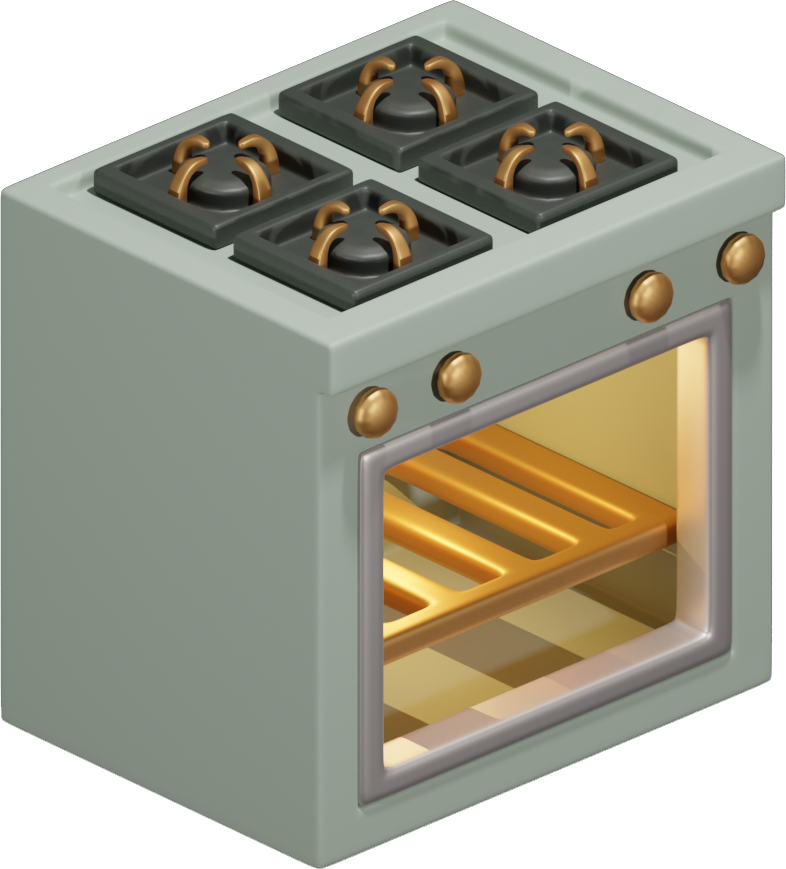
#> input picture assets/src/kitchen/2d_textures_free/baking_oven.png, 786 x 869 px
$ python -i sprite_common.py   (imports and definitions only)
#> lines starting #> are read from the running program, lines starting #| are printed output that depends on the picture; after the words box and inside, x2 and y2 are one past the last pixel; in counts of white or black regions, pixels touching at a corner belong together
"""Shared by gen_kitchen.py and gen_chest.py: run Blender, then crop and quantise.

Blender is the Windows install, driven from WSL. Paths handed to it go through
`wslpath -w`, and it writes its renders straight into a WSL temp directory.
Override the executable with BLENDER=/path/to/blender.
"""
import os
import shutil
import subprocess
import sys
import tempfile

import numpy as np
from PIL import Image

HERE = os.path.dirname(os.path.abspath(__file__))
ROOT = os.path.dirname(HERE)
BLENDER = os.environ.get(
    'BLENDER', '/mnt/c/Program Files/Blender Foundation/Blender 5.0/blender.exe')


def winpath(p):
    """A path Blender can open. Identity when Blender is a Linux build."""
    if not BLENDER.endswith('.exe'):
        return p
    return subprocess.check_output(['wslpath', '-w', p], text=True).strip()


def run_blender(script, args, done_marker):
    if not os.path.exists(BLENDER):
        raise SystemExit(f'Blender not found at {BLENDER} (set BLENDER=...)')
    cmd = [BLENDER, '-b', '--factory-startup', '-P', winpath(script), '--', *args]
    proc = subprocess.run(cmd, capture_output=True, text=True)
    out = proc.stdout + proc.stderr
    for line in out.splitlines():
        if line.startswith(('SPRITE', 'ROOM', 'Traceback', 'Error')) or 'Error:' in line:
            print('   ', line)
    if done_marker not in out:
        print(out[-4000:])
        raise SystemExit('Blender render failed')


def temp_dir():
    return tempfile.mkdtemp(prefix='wcg_render_')


def cleanup(d):
    shutil.rmtree(d, ignore_errors=True)


def fade_shadow_edges(im, px=70):
    """Fade SHADOW pixels to nothing near the frame edge.

    A cast shadow that runs off the render frame is otherwise cut with a hard straight
    edge. Shadow-catcher pixels are pure black at partial alpha, which is what tells
    them apart from the object (even its black iron is opaque)."""
#> called with px = 70
    a = np.asarray(im).astype(np.float32)
    h, w = a.shape[:2]
#> h = 869; w = 786
    ys, xs = np.mgrid[0:h, 0:w]
    edge = np.minimum(np.minimum(xs, w - 1 - xs), np.minimum(ys, h - 1 - ys))
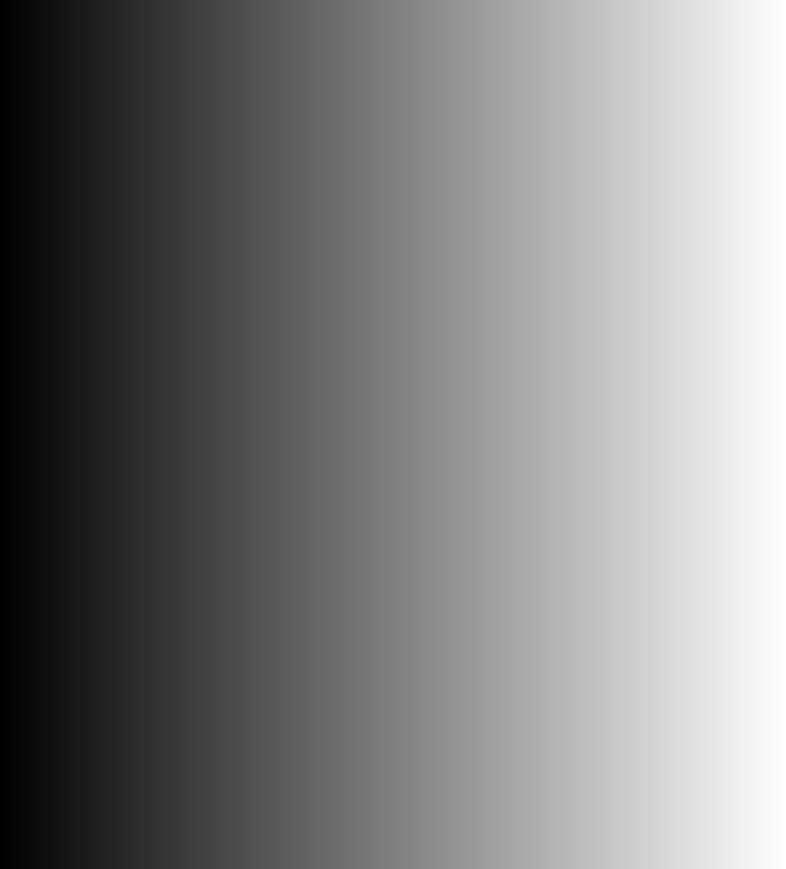
#> xs: shape (869, 786) int64; min 0, max 785, mean 392.5; drawn with min black and max white
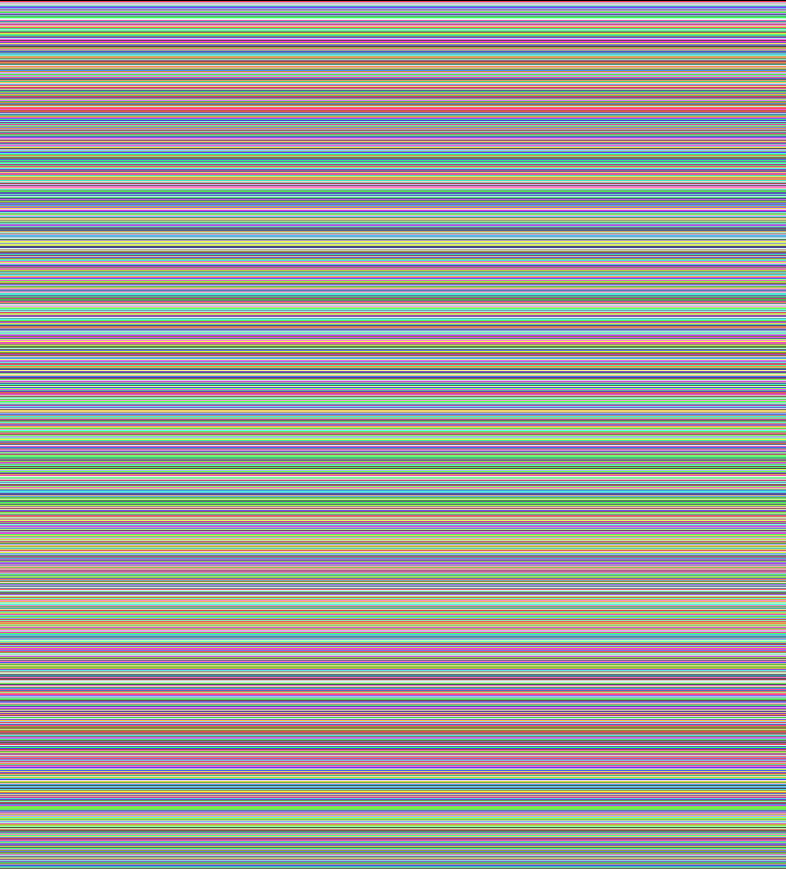
#> ys: shape (869, 786) int64; 869 distinct labels, from 0 to 868; one colour per label, 0 black
    k = np.clip(edge / px, 0, 1)
    k = k * k * (3 - 2 * k)
    shadow = (a[..., 3] < 235) & (a[..., :3].max(axis=2) < 28)
#> shadow: shape (869, 786) bool; every value is 0
    a[..., 3] = np.where(shadow, a[..., 3] * k, a[..., 3])
    return Image.fromarray(a.astype(np.uint8), 'RGBA')
#> returned value is the input picture: PIL image 786x869 RGBA; mean R, G, B, A 163.6, 161.7, 146.1, 201.1


def clear_transparent(q, mask):
    """Force `mask` pixels of a paletted image to one fully transparent entry.

    The octree quantiser folds transparent pixels into whichever palette entry is
    nearest, which carries an alpha of 2-7 — a haze over the whole crop that composites
    into a visible box round every sprite. One entry is made alpha 0 and every masked
    pixel is pointed at it."""
    idx = np.array(q)
    if not mask.any():
        return q
    pal = q.getpalette('RGBA')
    t = int(np.bincount(idx[mask].ravel()).argmax())
    pal[t * 4 + 3] = 0
    idx[mask] = t
    out = Image.fromarray(idx, 'P')
    out.putpalette(pal, 'RGBA')
    return out


def fix_file(path):
    """Apply clear_transparent to an already-written sprite."""
    q = Image.open(path)
    if q.mode != 'P':
        return
    a = np.asarray(q.convert('RGBA'))[..., 3]
    clear_transparent(q, a < 12).save(path, optimize=True)


def crop_quantise(src, dst, colours=256, pad=2):
    """Crop to the non-transparent area; returns (x0, y0, w, h) of the crop."""
    im = fade_shadow_edges(Image.open(src).convert('RGBA'))
    # A shadow catcher leaves alpha 1-5 over its whole frame. Invisible alone, but it
    # keeps the crop at full frame and quantises into a faint rectangle round every
    # sprite, which showed as a visible box once sprites overlapped.
    al = im.getchannel('A').point(lambda v: 0 if v < 8 else v)
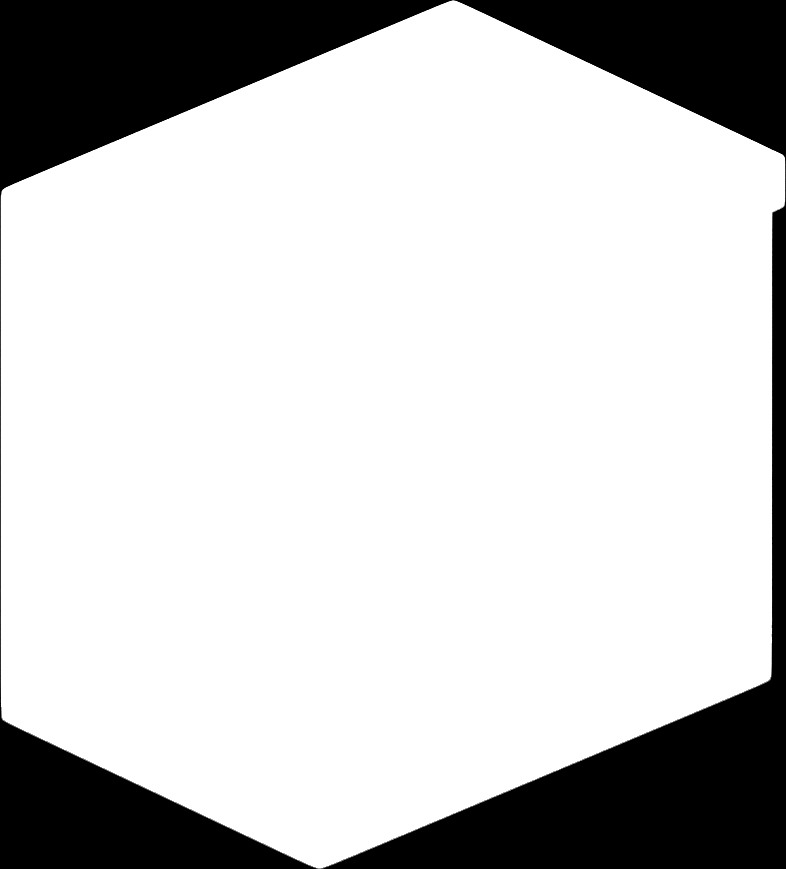
#> al: PIL image 786x869 L; min 0, max 255, mean 201.1
    im.putalpha(al)
    a = al.point(lambda v: 255 if v else 0)
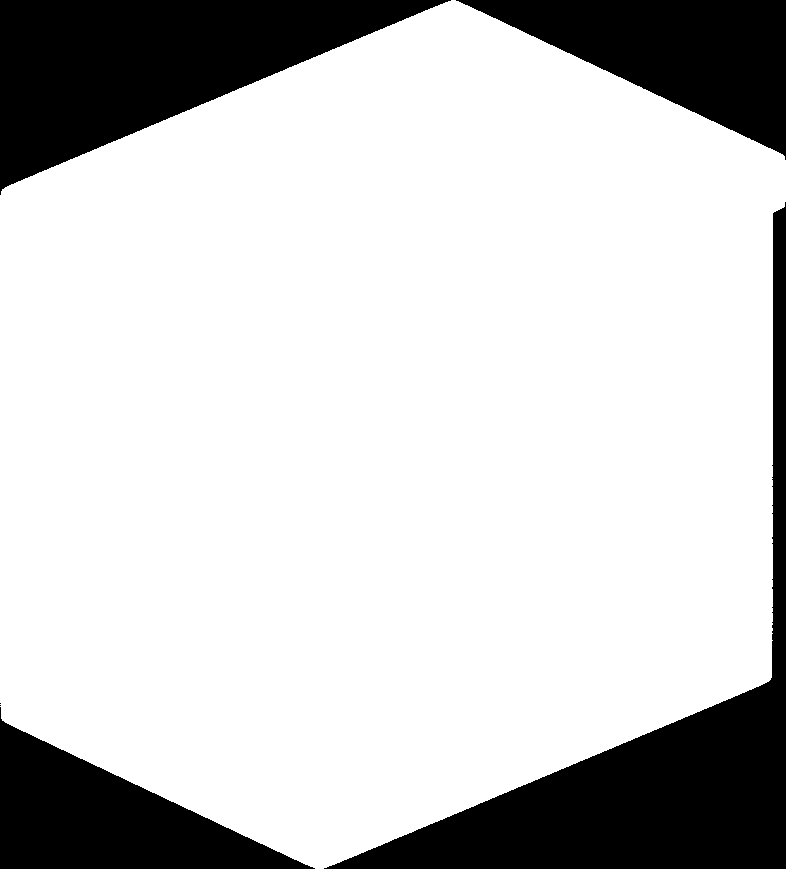
#> a: PIL image 786x869 L; 79.1% white; 6 black regions (2 under 20 px), largest, box (x1, y1, x2, y2) and area: (324, 202, 786, 869) 50890, (0, 0, 451, 195) 42604, (456, 0, 786, 160) 25683, (0, 707, 315, 869) 23373
    box = a.getbbox() or (0, 0, 1, 1)
#> box = (0, 0, 786, 869)
    x0 = max(0, box[0] - pad)
#> x0 = 0
    y0 = max(0, box[1] - pad)
#> y0 = 0
    x1 = min(im.width, box[2] + pad)
#> x1 = 786
    y1 = min(im.height, box[3] + pad)
#> y1 = 869
    im = im.crop((x0, y0, x1, y1))
    q = im.quantize(colours, method=Image.Quantize.FASTOCTREE, dither=Image.Dither.FLOYDSTEINBERG)
    q = clear_transparent(q, np.asarray(im)[..., 3] < 12)
#> in clear_transparent, `idx = np.array(q)`:
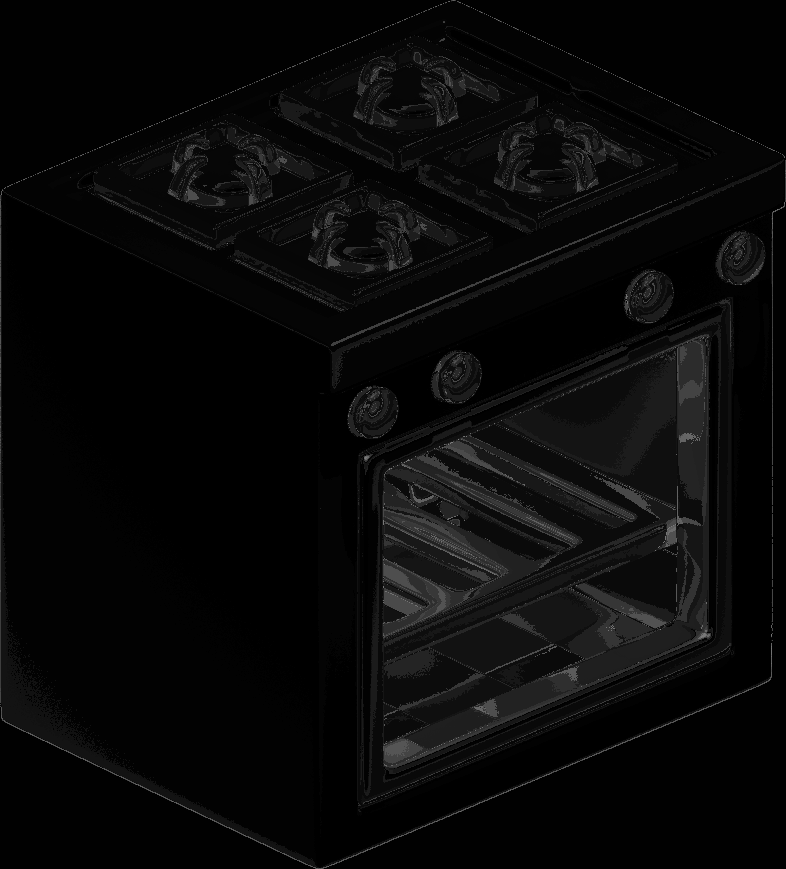
#> idx: shape (869, 786); min 0, max 133, mean 8.6
#> in clear_transparent, `pal = q.getpalette('RGBA')`: pal = 1024 values, max 255 at index 4, min 0 at index 7, mean 80.36
#> in clear_transparent, `t = int(np.bincount(idx[mask].ravel()).argmax())`: t = 1
#> in clear_transparent, `out = Image.fromarray(idx, 'P')`: out: PIL image 786x869 P; every value is 0
    q.save(dst, optimize=True)
    return x0, y0, x1 - x0, y1 - y0


def arg(name, default=None):
    if name in sys.argv:
        i = sys.argv.index(name)
        return sys.argv[i + 1]
    return default

>>> result = crop_quantise('../assets/src/kitchen/2d_textures_free/baking_oven.png', 'out.png')
#> result = (0, 0, 786, 869)

$ run again, on assets/src/kitchen/2d_textures_free/dinning_chair.png
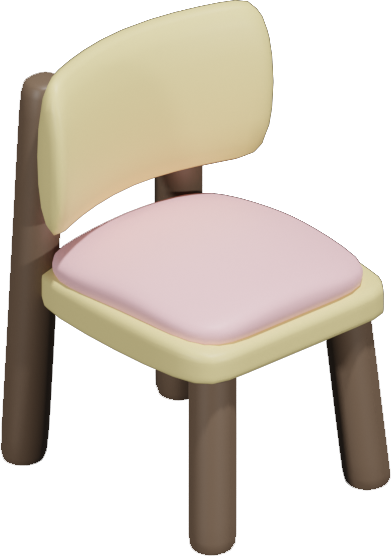
#> input picture assets/src/kitchen/2d_textures_free/dinning_chair.png, 391 x 556 px
#> ys: shape (556, 391) int64; 556 distinct labels, from 0 to 555
#> shadow: shape (556, 391) bool; every value is 0
#> in fade_shadow_edges, returned value is the input picture: PIL image 391x556 RGBA; mean R, G, B, A 213.6, 205.1, 194.6, 131.6
#> in crop_quantise, `a = al.point(lambda v: 255 if v else 0)`:
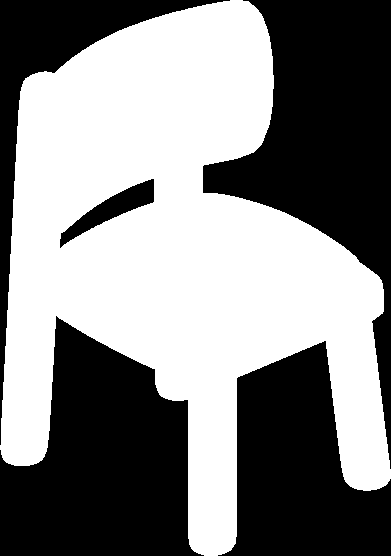
#> a: PIL image 391x556 L; 52.4% white; 5 black regions, box (x1, y1, x2, y2) and area: (203, 0, 391, 469) 33854, (0, 316, 204, 556) 32025, (218, 341, 391, 556) 23320, (0, 0, 230, 445) 12500, (60, 179, 154, 248) 1877
#> box = (0, 0, 391, 556)
#> x0 = 0
#> x1 = 391
#> y1 = 556
#> in clear_transparent, `idx = np.array(q)`:
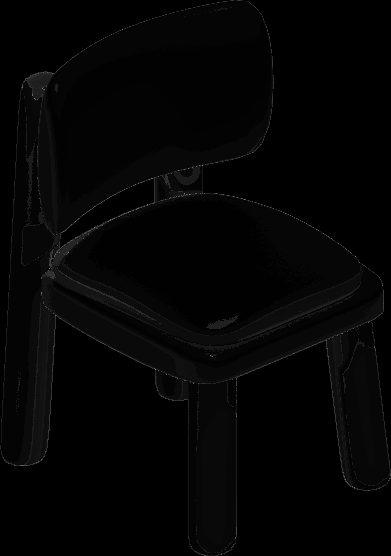
#> idx: shape (556, 391); min 0, max 126, mean 4
#> pal = 1024 values, max 255 at index 0, min 0 at index 3, mean 64.28
#> t = 0
#> result = (0, 0, 391, 556)
